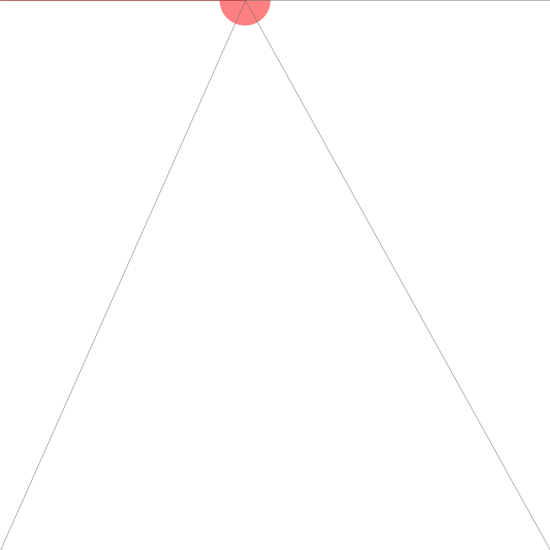
Frame 1 (no input)
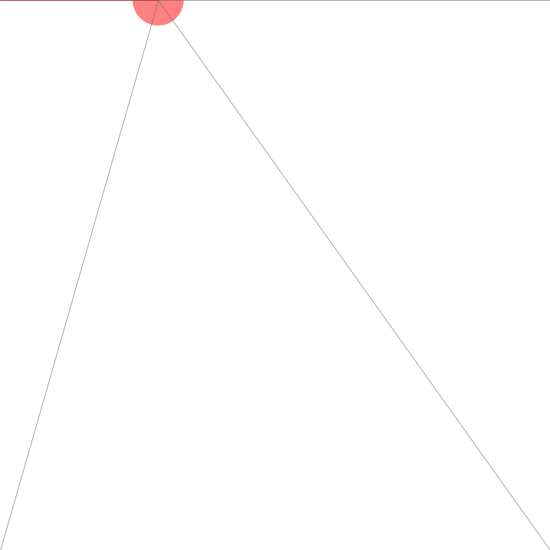
Frame 60 (the mouse pressed at the canvas centre just before this capture)
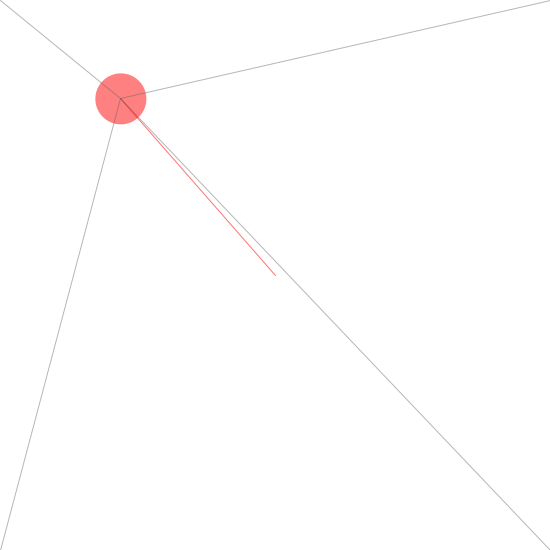
Frame 120 (the mouse held since frame 60 and released just before this capture)

The Processing sketch that drew these frames (run headless with seeded random() and noise(); from frame 60 on, the mouse is pressed at the canvas centre):

// Processing sketch: NOC_2_4_forces_friction
// ── NOC_2_4_forces_friction.pde
Mover[] movers = new Mover[1];

void setup() {
  size(550, 550);
  randomSeed(10);
  smooth();
  for (int i = 0; i < movers.length; i++) {
    movers[i] = new Mover(random(1, 4), random(width), 0);
  }

}

void draw() {
  background(255);

    PVector elastic = new PVector(0, 0);
    PVector elastic2 = new PVector(0, 0);

    for (int i = 0; i < movers.length; i++) {

      


    // When mouse is on the right side of the object, force object to the right direction.
    if (mouseX > movers[i].location.x){ 
    elastic = new PVector(0.2, 0); 
    
    // When mouse is on the left side of the object, force object to the left direction.
    }else if(mouseX < movers[i].location.x){
    elastic = new PVector(-0.2, 0);
    }
    
    // When mouse is under the object, force object to the downward direction.
    if (mouseY > movers[i].location.y){ 
    elastic2 = new PVector(0, 0.2); 
    
    // When mouse is above the object, force object to the upward direction.
    }else if(mouseY < movers[i].location.y){
    elastic2 = new PVector(0, -0.2);
    }
    
    
   
    PVector gravity = new PVector(0, 0.1*movers[i].mass);

    float c = 0.05;
    PVector friction = movers[i].velocity.get();
    friction.mult(-1); 
    friction.normalize();
    friction.mult(c);

    movers[i].applyForce(friction);
    movers[i].applyForce(elastic);
    movers[i].applyForce(elastic2);

    
    movers[i].update();
    movers[i].display();
    movers[i].checkEdges();
    
 

  }

  
}








// ── Mover.pde
class Mover {

  PVector location;
  PVector velocity;
  PVector acceleration;
  float mass;
  Mover(float m, float x , float y ) {
    mass = m;
    location = new PVector(x,y);
    velocity = new PVector(0,0);
    acceleration = new PVector(0,0);
  }
  
  void applyForce(PVector force) {
    PVector f = PVector.div(force,mass);
    acceleration.add(f);
  }
  
  void update() {
    velocity.add(acceleration);
    location.add(velocity);
    acceleration.mult(0);
  }

  void display() {

    noStroke();
    fill(255,0,0,127);
    
    ellipse(location.x,location.y,mass*16,mass*16);
    
    strokeWeight(1);
    stroke(255,0,0,140);
    
    // Draw line from mouse's position to ellipse's position
    line(location.x,location.y,mouseX,mouseY);  

    stroke(100,100,100,120);
    
    // Draw line from the corners to ellipse's position    
    line(location.x,location.y,0,0);
    line(location.x,location.y,width,0);
    line(location.x,location.y,width,height);
    line(location.x,location.y,0,height);

  }

  void checkEdges() {

    if (location.x > width) {
      location.x = width;
      velocity.x *= -1;
    } else if (location.x < 0) {
      location.x = 0;
      velocity.x *= -1;
    }

    if (location.y > height) {
      velocity.y *= -1;
      location.y = height;
    }
        if (location.y < 0) {
      velocity.y *= -1;
      location.y = 0;
    }


  }

}
